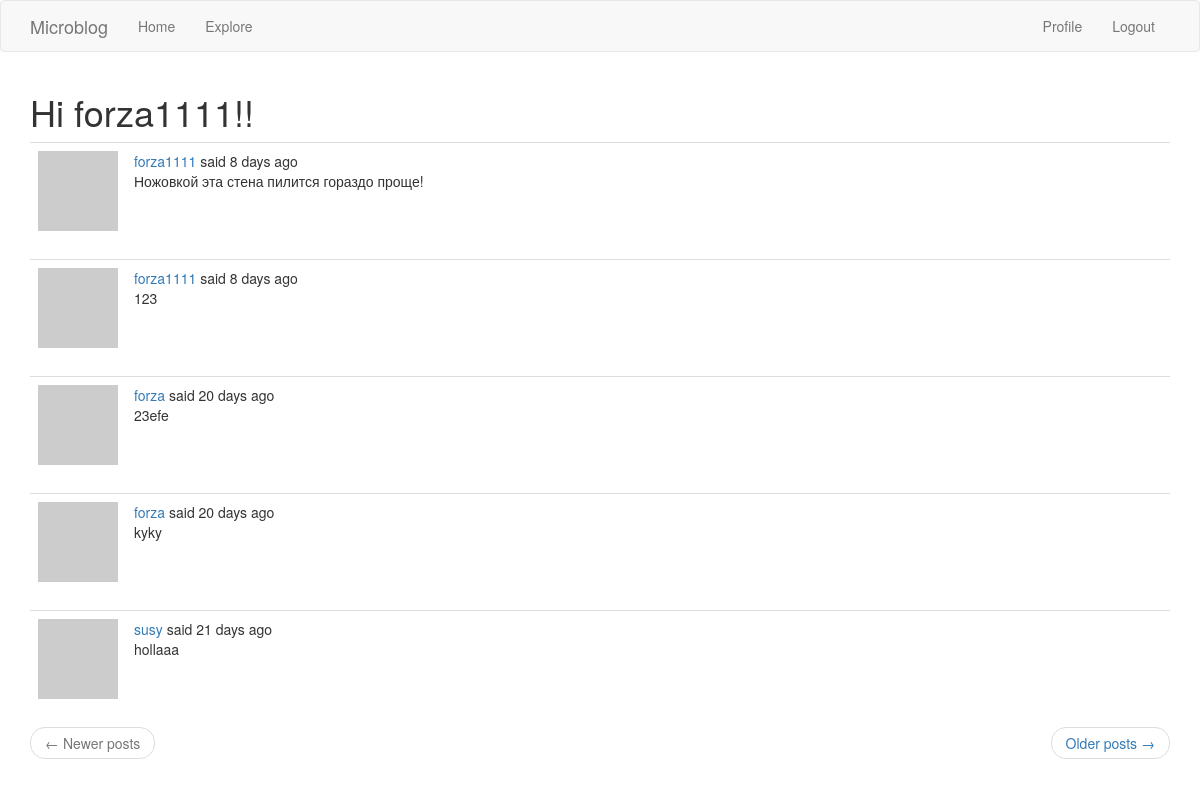
Screenshot of /explore (signed in) with the database file from the repository.
### app/models.py (models this page shows, shortened)
class User(UserMixin, db.Model):
    id = db.Column(db.Integer, primary_key=True)
    username = db.Column(db.String(64), index=True, unique=True)
    email = db.Column(db.String(120), index=True, unique=True)
    password_hash = db.Column(db.String(128))
    posts = db.relationship('Post', backref='author', lazy='dynamic')
    about_me =  db.Column(db.String(140))
    last_seen = db.Column(db.DateTime, default = datetime.utcnow)
    followed = db.relationship('User', secondary = followers,
                               primaryjoin = (followers.c.follower_id == id),
                               secondaryjoin = (followers.c.followed_id == id),
                               backref = db.backref('followers', lazy = 'dynamic'), lazy = 'dynamic')
    def avatar(self, size):
        digest = md5(self.email.lower().encode('utf8')).hexdigest()
        return 'https://www.gravatar.com/avatar/{}?d=identicon&s={}'.format(digest, size)

class Post(db.Model):
    id = db.Column(db.Integer, primary_key=True)
    body = db.Column(db.String(140))
    timestamp = db.Column(db.DateTime, index=True, default=datetime.utcnow)
    user_id = db.Column(db.Integer, db.ForeignKey('user.id'))
    language = db.Column(db.String(5))

### app/routes.py (the view)
@app.route('/explore')
@login_required
def explore():
    page = request.args.get('page', 1, type=int)
    posts = Post.query.order_by(Post.timestamp.desc()).paginate(
        page, app.config['POSTS_PER_PAGE'], False)
    next_url = url_for('explore', page=posts.next_num) \
        if posts.has_next else None
    prev_url = url_for('explore', page=posts.prev_num) \
        if posts.has_prev else None
    return render_template('index.html',title='Explore', posts=posts.items,
                           next_url=next_url,prev_url=prev_url)

### app/models.py (called while the page is built)
@login.user_loader
def load_user(id):
    return User.query.get(int(id))

### app/routes.py (called while the page is built)
@app.before_request
def before_request():
    if current_user.is_authenticated:
        current_user.last_seen = datetime.utcnow()
        db.session.commit()
    g.locale = str(get_locale())

@app.before_request
def before_request():
    if  current_user.is_authenticated:
        current_user.last_seen = datetime.utcnow()
        db.session.commit()

### app/templates/index.html (shortened to what this page needs)
{% extends "base.html" %}
{% import 'bootstrap/wtf.html' as wtf %}
{% block app_content %}
    <h1>{{ _('Hi %(username)s!', username=current_user.username) }}!</h1>
    {% for post in posts %}
        {% include '_post.html' %}
    {% endfor %}
    <nav aria-label="...">
        <ul class="pager">
            <li class="previous{% if not prev_url %} disabled {% endif %}">
                <a href="{{ prev_url or '#' }}">
                    <span aria-hidden="true">&larr;</span> {{ _('Newer posts') }}
                </a>
            </li>
            <li class="next{% if not next_url %} disabled{% endif %}">
                <a href="{{ next_url or '#' }}">
                    {{ _('Older posts') }} <span aria-hidden="true">&rarr;</span>
                </a>
            </li>
        </ul>
    </nav>
{% endblock %}

### app/templates/_post.html (shortened to what this page needs)
<table class="table table-hover">
    <tr>
        <td width="70px">
            <a href="{{ url_for('user', username=post.author.username) }}">
                <img src="{{ post.author.avatar(36) }} /">
            </a>
        </td>
        <td>
                {{ _('%(username)s said %(when)s',
                    username=user_link, when=moment(post.timestamp).fromNow()) }}
                <br>
            <span id="post{{ post.id }}">{{ post.body }}</span>
        </td>
    </tr>
</table>

### rows the page displays
Post: body "Ножовкой эта стена пилится гораздо проще!"
Post: body "123"
Post: body "23efe"
Post: body "kyky"
Post: body "hollaaa"
